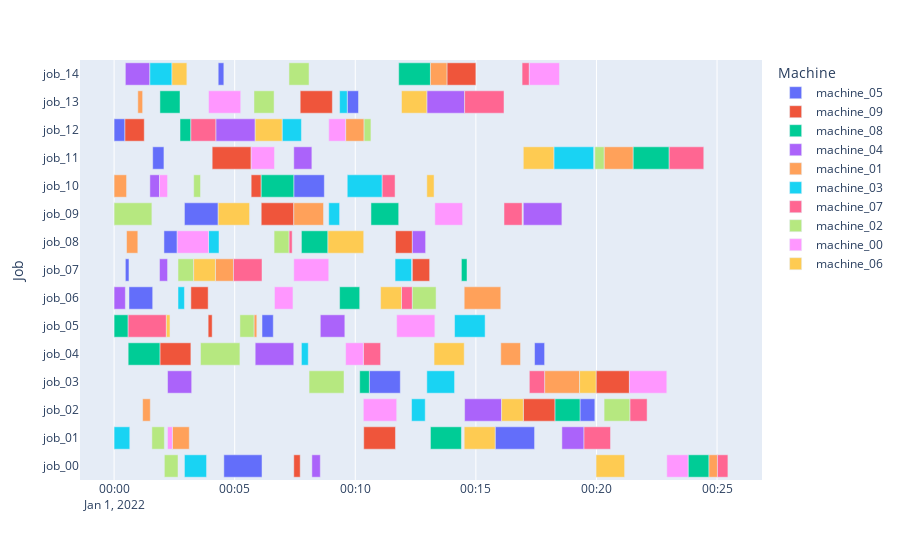

The cell this chart's notebook holds for it:
### Code cell
import time
length_list=[]
reward_list=[]
curr_dir='/Users/felix/sciebo/masterarbeit/progra/model-based_rl'
val_instances=['/resources/jsp_instances/standard/la01.txt','/resources/jsp_instances/standard/la02.txt','/resources/jsp_instances/standard/la03.txt','/resources/jsp_instances/standard/la04.txt','/resources/jsp_instances/standard/la05.txt']
#instance_list=['/resources/jsp_instances/standard/la01.txt']
val_instances=['/resources/jsp_instances/standard/la21.txt']

val_instances=[curr_dir + s for s in val_instances]
# for i in range(1,4):
#     #agent = AlphaZeroTrainer( config=config, env='custom_jssp')
# #if restore_agent:
#     restore_path='/Users/felix/sciebo/masterarbeit/progra/model-based_rl/training_checkpoints/checkpoints_az_jsslite_la01/checkpoint-'+str(i)
#     agent.load_checkpoint(restore_path)
obs_list=[]
for instance_load in val_instances:

    policy = agent.get_policy(DEFAULT_POLICY_ID)
    action_list=[]
    #env = env_creator("s")
    env= jssp_light_obs_wrapper_multi_instances(instances_list=[instance_load])
    #env = jssp_light_obs_wrapper(jss_lite(instance_path=instance_load))
    obs = env.reset()
    # env2 is copy for later going evaluation
    obs_list.append(obs)


    episode = MultiAgentEpisode(
        PolicyMap(0,0),
        lambda _, __: DEFAULT_POLICY_ID,
        lambda: None,
        lambda _: None,
        0,
    )

    episode.user_data['initial_state'] = env.get_state()
    obs_old=obs
    done = False
    t=time.time()
    while not done:
        action, _, _ = policy.compute_single_action(obs, episode=episode)
        action_list.append(action)
        #print(f"outcome action: {action}")
        #print(obs['action_mask'][action])
        if obs['action_mask'][action]==0:
            print(obs)
            print(action)
        obs, reward, done, _ = env.step(action)
        obs_list.append(obs)
        if np.array_equal(obs_list[-1],obs_list[-2]):
            print(action_list[-1])
            print(action_list[-2])
        
        #env.env.render()
        #time.sleep(0.1)
        episode.length += 1
        obs_old=obs
    length_list.append(episode.length)
    reward_list.append(reward)
    print(f"instance {env.env.instance}:  in time: {time.time()-t}s")
    print(reward)
    env.render()
    #env.close()

### Figure 1 — Plotly figure (JSON) as saved in the notebook; plotly's stock layout.template omitted (floating-point values rounded to 4 significant figures)
{"data": [{"alignmentgroup": "True", "base": ["2022-01-01T00:04:33", "2022-01-01T00:15:48", "2022-01-01T00:19:19", "2022-01-01T00:10:35", "2022-01-01T00:17:26", "2022-01-01T00:06:08", "2022-01-01T00:00:37", "2022-01-01T00:00:28", "2022-01-01T00:02:04", "2022-01-01T00:02:55", "2022-01-01T00:07:27", "2022-01-01T00:01:36", "2022-01-01T00:00:00", "2022-01-01T00:09:40", "2022-01-01T00:04:19"], "hovertemplate": "Machine=machine_05<br>Start=%{base}<br>Finish=%{x}<br>Job=%{y}<extra></extra>", "legendgroup": "machine_05", "marker": {"color": "#636efa", "pattern": {"shape": ""}}, "name": "machine_05", "offsetgroup": "machine_05", "orientation": "h", "showlegend": true, "textposition": "auto", "type": "bar", "x": [95000, 98000, 37000, 77000, 25000, 28000, 59000, 9000, 33000, 84000, 76000, 28000, 27000, 28000, 14000], "xaxis": "x", "y": ["job_00", "job_01", "job_02", "job_03", "job_04", "job_05", "job_06", "job_07", "job_08", "job_09", "job_10", "job_11", "job_12", "job_13", "job_14"], "yaxis": "y"}, {"alignmentgroup": "True", "base": ["2022-01-01T00:07:27", "2022-01-01T00:10:21", "2022-01-01T00:16:58", "2022-01-01T00:19:59", "2022-01-01T00:01:54", "2022-01-01T00:03:54", "2022-01-01T00:03:11", "2022-01-01T00:12:22", "2022-01-01T00:11:40", "2022-01-01T00:06:06", "2022-01-01T00:05:41", "2022-01-01T00:04:04", "2022-01-01T00:00:27", "2022-01-01T00:07:43", "2022-01-01T00:13:48"], "hovertemplate": "Machine=machine_09<br>Start=%{base}<br>Finish=%{x}<br>Job=%{y}<extra></extra>", "legendgroup": "machine_09", "marker": {"color": "#EF553B", "pattern": {"shape": ""}}, "name": "machine_09", "offsetgroup": "machine_09", "orientation": "h", "showlegend": true, "textposition": "auto", "type": "bar", "x": [16000, 79000, 79000, 83000, 77000, 10000, 43000, 43000, 42000, 81000, 25000, 97000, 48000, 80000, 72000], "xaxis": "x", "y": ["job_00", "job_01", "job_02", "job_03", "job_04", "job_05", "job_06", "job_07", "job_08", "job_09", "job_10", "job_11", "job_12", "job_13", "job_14"], "yaxis": "y"}, {"alignmentgroup": "True", "base": ["2022-01-01T00:23:48", "2022-01-01T00:13:07", "2022-01-01T00:18:17", "2022-01-01T00:10:11", "2022-01-01T00:00:35", "2022-01-01T00:00:00", "2022-01-01T00:09:21", "2022-01-01T00:14:24", "2022-01-01T00:07:46", "2022-01-01T00:10:39", "2022-01-01T00:06:06", "2022-01-01T00:21:31", "2022-01-01T00:02:44", "2022-01-01T00:01:54", "2022-01-01T00:11:48"], "hovertemplate": "Machine=machine_08<br>Start=%{base}<br>Finish=%{x}<br>Job=%{y}<extra></extra>", "legendgroup": "machine_08", "marker": {"color": "#00cc96", "pattern": {"shape": ""}}, "name": "machine_08", "offsetgroup": "machine_08", "orientation": "h", "showlegend": true, "textposition": "auto", "type": "bar", "x": [52000, 77000, 62000, 24000, 79000, 35000, 50000, 14000, 66000, 69000, 81000, 90000, 27000, 50000, 79000], "xaxis": "x", "y": ["job_00", "job_01", "job_02", "job_03", "job_04", "job_05", "job_06", "job_07", "job_08", "job_09", "job_10", "job_11", "job_12", "job_13", "job_14"], "yaxis": "y"}, {"alignmentgroup": "True", "base": ["2022-01-01T00:08:12", "2022-01-01T00:18:34", "2022-01-01T00:14:32", "2022-01-01T00:02:13", "2022-01-01T00:05:51", "2022-01-01T00:08:33", "2022-01-01T00:00:00", "2022-01-01T00:01:53", "2022-01-01T00:12:22", "2022-01-01T00:16:58", "2022-01-01T00:01:29", "2022-01-01T00:07:27", "2022-01-01T00:04:13", "2022-01-01T00:12:58", "2022-01-01T00:00:28"], "hovertemplate": "Machine=machine_04<br>Start=%{base}<br>Finish=%{x}<br>Job=%{y}<extra></extra>", "legendgroup": "machine_04", "marker": {"color": "#ab63fa", "pattern": {"shape": ""}}, "name": "machine_04", "offsetgroup": "machine_04", "orientation": "h", "showlegend": true, "textposition": "auto", "type": "bar", "x": [21000, 55000, 92000, 60000, 96000, 61000, 28000, 20000, 33000, 96000, 24000, 45000, 98000, 94000, 61000], "xaxis": "x", "y": ["job_00", "job_01", "job_02", "job_03", "job_04", "job_05", "job_06", "job_07", "job_08", "job_09", "job_10", "job_11", "job_12", "job_13", "job_14"], "yaxis": "y"}, {"alignmentgroup": "True", "base": ["2022-01-01T00:24:40", "2022-01-01T00:02:25", "2022-01-01T00:01:11", "2022-01-01T00:17:51", "2022-01-01T00:16:02", "2022-01-01T00:05:48", "2022-01-01T00:14:31", "2022-01-01T00:04:12", "2022-01-01T00:00:31", "2022-01-01T00:07:27", "2022-01-01T00:00:00", "2022-01-01T00:20:19", "2022-01-01T00:09:36", "2022-01-01T00:00:59", "2022-01-01T00:13:07"], "hovertemplate": "Machine=machine_01<br>Start=%{base}<br>Finish=%{x}<br>Job=%{y}<extra></extra>", "legendgroup": "machine_01", "marker": {"color": "#FFA15A", "pattern": {"shape": ""}}, "name": "machine_01", "offsetgroup": "machine_01", "orientation": "h", "showlegend": true, "textposition": "auto", "type": "bar", "x": [21000, 42000, 19000, 87000, 49000, 7000, 91000, 45000, 28000, 74000, 31000, 72000, 46000, 12000, 41000], "xaxis": "x", "y": ["job_00", "job_01", "job_02", "job_03", "job_04", "job_05", "job_06", "job_07", "job_08", "job_09", "job_10", "job_11", "job_12", "job_13", "job_14"], "yaxis": "y"}, {"alignmentgroup": "True", "base": ["2022-01-01T00:02:55", "2022-01-01T00:00:00", "2022-01-01T00:12:20", "2022-01-01T00:12:58", "2022-01-01T00:07:46", "2022-01-01T00:14:07", "2022-01-01T00:02:39", "2022-01-01T00:11:39", "2022-01-01T00:03:55", "2022-01-01T00:08:54", "2022-01-01T00:09:40", "2022-01-01T00:18:14", "2022-01-01T00:06:58", "2022-01-01T00:09:21", "2022-01-01T00:01:29"], "hovertemplate": "Machine=machine_03<br>Start=%{base}<br>Finish=%{x}<br>Job=%{y}<extra></extra>", "legendgroup": "machine_03", "marker": {"color": "#19d3f3", "pattern": {"shape": ""}}, "name": "machine_03", "offsetgroup": "machine_03", "orientation": "h", "showlegend": true, "textposition": "auto", "type": "bar", "x": [55000, 39000, 34000, 69000, 17000, 76000, 16000, 41000, 26000, 27000, 87000, 99000, 48000, 19000, 55000], "xaxis": "x", "y": ["job_00", "job_01", "job_02", "job_03", "job_04", "job_05", "job_06", "job_07", "job_08", "job_09", "job_10", "job_11", "job_12", "job_13", "job_14"], "yaxis": "y"}, {"alignmentgroup": "True", "base": ["2022-01-01T00:25:01", "2022-01-01T00:19:29", "2022-01-01T00:21:23", "2022-01-01T00:17:13", "2022-01-01T00:10:20", "2022-01-01T00:00:35", "2022-01-01T00:11:55", "2022-01-01T00:04:57", "2022-01-01T00:07:15", "2022-01-01T00:16:10", "2022-01-01T00:11:07", "2022-01-01T00:23:01", "2022-01-01T00:03:11", "2022-01-01T00:14:32", "2022-01-01T00:16:55"], "hovertemplate": "Machine=machine_07<br>Start=%{base}<br>Finish=%{x}<br>Job=%{y}<extra></extra>", "legendgroup": "machine_07", "marker": {"color": "#FF6692", "pattern": {"shape": ""}}, "name": "machine_07", "offsetgroup": "machine_07", "orientation": "h", "showlegend": true, "textposition": "auto", "type": "bar", "x": [26000, 66000, 43000, 38000, 43000, 95000, 27000, 71000, 8000, 45000, 32000, 86000, 62000, 98000, 18000], "xaxis": "x", "y": ["job_00", "job_01", "job_02", "job_03", "job_04", "job_05", "job_06", "job_07", "job_08", "job_09", "job_10", "job_11", "job_12", "job_13", "job_14"], "yaxis": "y"}, {"alignmentgroup": "True", "base": ["2022-01-01T00:02:05", "2022-01-01T00:01:34", "2022-01-01T00:20:19", "2022-01-01T00:08:05", "2022-01-01T00:03:35", "2022-01-01T00:05:13", "2022-01-01T00:12:22", "2022-01-01T00:02:39", "2022-01-01T00:06:38", "2022-01-01T00:00:00", "2022-01-01T00:03:18", "2022-01-01T00:19:56", "2022-01-01T00:10:22", "2022-01-01T00:05:48", "2022-01-01T00:07:15"], "hovertemplate": "Machine=machine_02<br>Start=%{base}<br>Finish=%{x}<br>Job=%{y}<extra></extra>", "legendgroup": "machine_02", "marker": {"color": "#B6E880", "pattern": {"shape": ""}}, "name": "machine_02", "offsetgroup": "machine_02", "orientation": "h", "showlegend": true, "textposition": "auto", "type": "bar", "x": [34000, 31000, 64000, 87000, 98000, 35000, 59000, 39000, 37000, 94000, 17000, 23000, 17000, 50000, 50000], "xaxis": "x", "y": ["job_00", "job_01", "job_02", "job_03", "job_04", "job_05", "job_06", "job_07", "job_08", "job_09", "job_10", "job_11", "job_12", "job_13", "job_14"], "yaxis": "y"}, {"alignmentgroup": "True", "base": ["2022-01-01T00:22:55", "2022-01-01T00:02:13", "2022-01-01T00:10:20", "2022-01-01T00:21:22", "2022-01-01T00:09:36", "2022-01-01T00:11:43", "2022-01-01T00:06:39", "2022-01-01T00:07:27", "2022-01-01T00:02:37", "2022-01-01T00:13:18", "2022-01-01T00:01:53", "2022-01-01T00:05:41", "2022-01-01T00:08:54", "2022-01-01T00:03:55", "2022-01-01T00:17:13"], "hovertemplate": "Machine=machine_00<br>Start=%{base}<br>Finish=%{x}<br>Job=%{y}<extra></extra>", "legendgroup": "machine_00", "marker": {"color": "#FF97FF", "pattern": {"shape": ""}}, "name": "machine_00", "offsetgroup": "machine_00", "orientation": "h", "showlegend": true, "textposition": "auto", "type": "bar", "x": [53000, 12000, 83000, 93000, 44000, 95000, 46000, 87000, 78000, 69000, 20000, 58000, 42000, 80000, 75000], "xaxis": "x", "y": ["job_00", "job_01", "job_02", "job_03", "job_04", "job_05", "job_06", "job_07", "job_08", "job_09", "job_10", "job_11", "job_12", "job_13", "job_14"], "yaxis": "y"}, {"alignmentgroup": "True", "base": ["2022-01-01T00:19:59", "2022-01-01T00:14:31", "2022-01-01T00:16:04", "2022-01-01T00:19:18", "2022-01-01T00:13:16", "2022-01-01T00:02:10", "2022-01-01T00:11:03", "2022-01-01T00:03:18", "2022-01-01T00:08:52", "2022-01-01T00:04:19", "2022-01-01T00:12:58", "2022-01-01T00:16:58", "2022-01-01T00:05:51", "2022-01-01T00:11:55", "2022-01-01T00:02:24"], "hovertemplate": "Machine=machine_06<br>Start=%{base}<br>Finish=%{x}<br>Job=%{y}<extra></extra>", "legendgroup": "machine_06", "marker": {"color": "#FECB52", "pattern": {"shape": ""}}, "name": "machine_06", "offsetgroup": "machine_06", "orientation": "h", "showlegend": true, "textposition": "auto", "type": "bar", "x": [71000, 77000, 54000, 41000, 75000, 9000, 52000, 54000, 89000, 78000, 18000, 76000, 67000, 63000, 37000], "xaxis": "x", "y": ["job_00", "job_01", "job_02", "job_03", "job_04", "job_05", "job_06", "job_07", "job_08", "job_09", "job_10", "job_11", "job_12", "job_13", "job_14"], "yaxis": "y"}], "layout": {"barmode": "overlay", "legend": {"title": {"text": "Machine"}, "tracegroupgap": 0}, "margin": {"t": 60}, "xaxis": {"anchor": "y", "domain": [0, 1], "type": "date"}, "yaxis": {"anchor": "x", "domain": [0, 1], "title": {"text": "Job"}}}}
